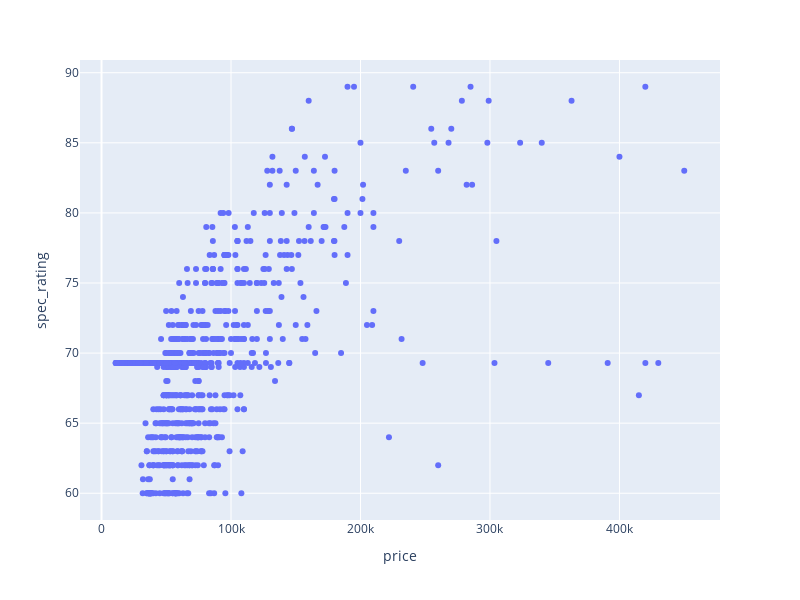

Notebook code cell kept with this figure:
### Code cell
fig=px.scatter(df_filtring,x="price",y="spec_rating")
fig.update_layout(width=800, height=600)
fig.show()

### Figure 1 — Plotly figure (JSON) as saved in the notebook; plotly's stock layout.template omitted (floating-point values rounded to 4 significant figures; data arrays with more than 128 entries replaced by an {"elided": "..."} marker saying what was removed)
{"data": [{"hovertemplate": "price=%{x}<br>spec_rating=%{y}<extra></extra>", "legendgroup": "", "marker": {"color": "#636efa", "symbol": "circle"}, "mode": "markers", "name": "", "orientation": "v", "showlegend": false, "type": "scatter", "x": {"elided": "878 float values"}, "xaxis": "x", "y": {"elided": "878 float values"}, "yaxis": "y"}], "layout": {"height": 600, "legend": {"tracegroupgap": 0}, "margin": {"t": 60}, "width": 800, "xaxis": {"anchor": "y", "domain": [0, 1], "title": {"text": "price"}}, "yaxis": {"anchor": "x", "domain": [0, 1], "title": {"text": "spec_rating"}}}}
